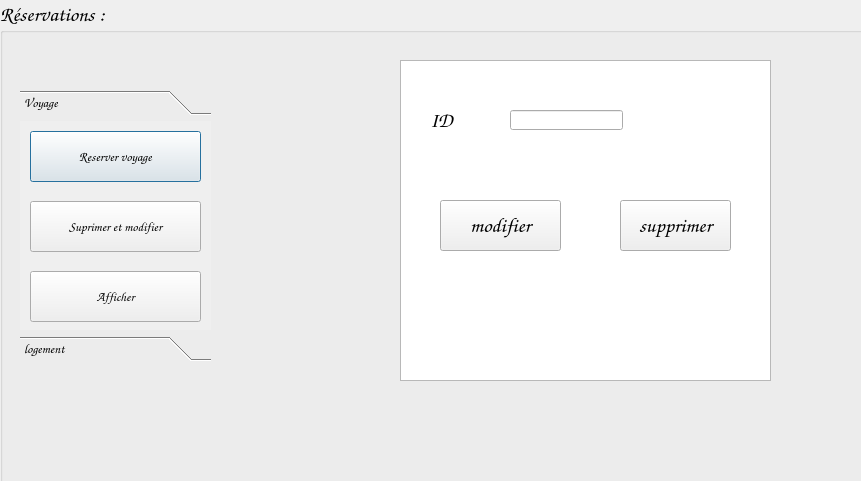
<?xml version="1.0" encoding="UTF-8"?>
<ui version="4.0">
 <class>suppv</class>
 <widget class="QDialog" name="suppv">
  <property name="geometry">
   <rect>
    <x>0</x>
    <y>0</y>
    <width>861</width>
    <height>481</height>
   </rect>
  </property>
  <property name="windowTitle">
   <string>Dialog</string>
  </property>
  <widget class="QLabel" name="label">
   <property name="geometry">
    <rect>
     <x>0</x>
     <y>0</y>
     <width>861</width>
     <height>481</height>
    </rect>
   </property>
   <property name="text">
    <string/>
   </property>
   <property name="pixmap">
    <pixmap>../tof/inspiration-voyage.jpeg</pixmap>
   </property>
  </widget>
  <widget class="QGroupBox" name="groupBox">
   <property name="geometry">
    <rect>
     <x>0</x>
     <y>0</y>
     <width>861000</width>
     <height>481000</height>
    </rect>
   </property>
   <property name="minimumSize">
    <size>
     <width>861000</width>
     <height>481000</height>
    </size>
   </property>
   <property name="maximumSize">
    <size>
     <width>861000</width>
     <height>481000</height>
    </size>
   </property>
   <property name="font">
    <font>
     <family>Comic Sans MS</family>
     <pointsize>16</pointsize>
    </font>
   </property>
   <property name="title">
    <string>Réservations :</string>
   </property>
   <widget class="QTextBrowser" name="textBrowser">
    <property name="geometry">
     <rect>
      <x>400</x>
      <y>60</y>
      <width>371</width>
      <height>321</height>
     </rect>
    </property>
   </widget>
   <widget class="QToolBox" name="toolBox">
    <property name="geometry">
     <rect>
      <x>20</x>
      <y>90</y>
      <width>191</width>
      <height>271</height>
     </rect>
    </property>
    <property name="font">
     <font>
      <pointsize>10</pointsize>
     </font>
    </property>
    <property name="currentIndex">
     <number>0</number>
    </property>
    <widget class="QWidget" name="Voyage">
     <property name="geometry">
      <rect>
       <x>0</x>
       <y>0</y>
       <width>191</width>
       <height>207</height>
      </rect>
     </property>
     <attribute name="label">
      <string>Voyage</string>
     </attribute>
     <widget class="QPushButton" name="pushButton">
      <property name="geometry">
       <rect>
        <x>10</x>
        <y>10</y>
        <width>171</width>
        <height>51</height>
       </rect>
      </property>
      <property name="text">
       <string>Reserver voyage</string>
      </property>
     </widget>
     <widget class="QPushButton" name="pushButton_4">
      <property name="geometry">
       <rect>
        <x>10</x>
        <y>150</y>
        <width>171</width>
        <height>51</height>
       </rect>
      </property>
      <property name="text">
       <string>Afficher</string>
      </property>
     </widget>
     <widget class="QPushButton" name="pushButton_7">
      <property name="geometry">
       <rect>
        <x>10</x>
        <y>80</y>
        <width>171</width>
        <height>51</height>
       </rect>
      </property>
      <property name="text">
       <string>Suprimer et modifier</string>
      </property>
     </widget>
    </widget>
    <widget class="QWidget" name="logement">
     <property name="geometry">
      <rect>
       <x>0</x>
       <y>0</y>
       <width>191</width>
       <height>207</height>
      </rect>
     </property>
     <attribute name="label">
      <string>logement</string>
     </attribute>
     <widget class="QPushButton" name="pushButton_9">
      <property name="geometry">
       <rect>
        <x>10</x>
        <y>10</y>
        <width>171</width>
        <height>51</height>
       </rect>
      </property>
      <property name="text">
       <string>Reserver logement</string>
      </property>
     </widget>
     <widget class="QPushButton" name="pushButton_10">
      <property name="geometry">
       <rect>
        <x>10</x>
        <y>150</y>
        <width>171</width>
        <height>51</height>
       </rect>
      </property>
      <property name="text">
       <string>Afficher</string>
      </property>
     </widget>
     <widget class="QPushButton" name="pushButton_13">
      <property name="geometry">
       <rect>
        <x>10</x>
        <y>80</y>
        <width>171</width>
        <height>51</height>
       </rect>
      </property>
      <property name="text">
       <string>supprimer modifier impr</string>
      </property>
     </widget>
    </widget>
   </widget>
   <widget class="QLabel" name="label_2">
    <property name="geometry">
     <rect>
      <x>430</x>
      <y>100</y>
      <width>101</width>
      <height>41</height>
     </rect>
    </property>
    <property name="text">
     <string>ID</string>
    </property>
   </widget>
   <widget class="QLineEdit" name="lineEdit">
    <property name="geometry">
     <rect>
      <x>510</x>
      <y>110</y>
      <width>113</width>
      <height>20</height>
     </rect>
    </property>
   </widget>
   <widget class="QPushButton" name="pushButton_2">
    <property name="geometry">
     <rect>
      <x>620</x>
      <y>200</y>
      <width>111</width>
      <height>51</height>
     </rect>
    </property>
    <property name="text">
     <string>supprimer</string>
    </property>
   </widget>
   <widget class="QPushButton" name="pushButton_3">
    <property name="geometry">
     <rect>
      <x>440</x>
      <y>200</y>
      <width>121</width>
      <height>51</height>
     </rect>
    </property>
    <property name="text">
     <string>modifier</string>
    </property>
   </widget>
  </widget>
 </widget>
 <resources/>
 <connections/>
</ui>
